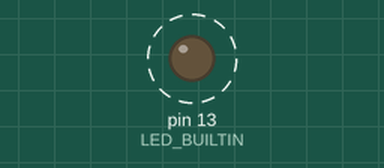
This sketch was run on a simulated Arduino Uno, built with avr-gcc and run on an emulated ATmega328P. On the bench: output pins drawn as LEDs (lit = HIGH). Dashed ring = blinking.

Above: at 0.05 s.
Timing chart, 0 to 3.0 s (numbered marks = the images above):
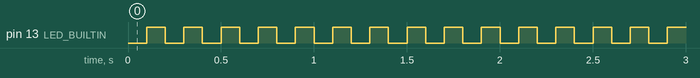

Measured:
- by itself, pin 13 (LED_BUILTIN): alternates HIGH for 0.10 s and LOW for 0.10 s

The sketch:

timer.ino
```cpp
#include <TimerOne.h>

bool output;
void setup() {
pinMode(LED_BUILTIN, OUTPUT);
Timer1.initialize(100000);
Timer1.attachInterrupt(callback);
output=true;
}

void callback()
{
digitalWrite(LED_BUILTIN, output);
output = !output;
}

void loop() {

}
```
